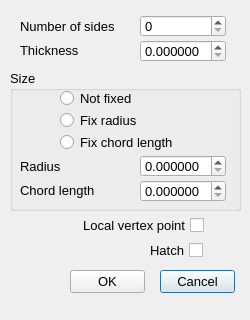
<?xml version="1.0" encoding="UTF-8"?>
<ui version="4.0">
 <class>Polygon_Dialog</class>
 <widget class="QDialog" name="Polygon_Dialog">
  <property name="geometry">
   <rect>
    <x>0</x>
    <y>0</y>
    <width>250</width>
    <height>320</height>
   </rect>
  </property>
  <property name="minimumSize">
   <size>
    <width>250</width>
    <height>320</height>
   </size>
  </property>
  <property name="maximumSize">
   <size>
    <width>250</width>
    <height>320</height>
   </size>
  </property>
  <property name="font">
   <font>
    <pointsize>10</pointsize>
   </font>
  </property>
  <property name="windowTitle">
   <string>Insert regular polygon options</string>
  </property>
  <widget class="QLabel" name="label_9">
   <property name="geometry">
    <rect>
     <x>20</x>
     <y>40</y>
     <width>101</width>
     <height>20</height>
    </rect>
   </property>
   <property name="font">
    <font>
     <pointsize>10</pointsize>
    </font>
   </property>
   <property name="text">
    <string>Thickness</string>
   </property>
  </widget>
  <widget class="QLabel" name="label_8">
   <property name="geometry">
    <rect>
     <x>20</x>
     <y>16</y>
     <width>101</width>
     <height>20</height>
    </rect>
   </property>
   <property name="font">
    <font>
     <pointsize>10</pointsize>
    </font>
   </property>
   <property name="text">
    <string>Number of sides</string>
   </property>
  </widget>
  <widget class="QGroupBox" name="groupBox">
   <property name="geometry">
    <rect>
     <x>10</x>
     <y>70</y>
     <width>231</width>
     <height>141</height>
    </rect>
   </property>
   <property name="title">
    <string>Size</string>
   </property>
   <widget class="QRadioButton" name="_102">
    <property name="geometry">
     <rect>
      <x>50</x>
      <y>20</y>
      <width>151</width>
      <height>17</height>
     </rect>
    </property>
    <property name="layoutDirection">
     <enum>Qt::LeftToRight</enum>
    </property>
    <property name="text">
     <string>Not fixed</string>
    </property>
   </widget>
   <widget class="QRadioButton" name="_103">
    <property name="geometry">
     <rect>
      <x>50</x>
      <y>42</y>
      <width>141</width>
      <height>17</height>
     </rect>
    </property>
    <property name="layoutDirection">
     <enum>Qt::LeftToRight</enum>
    </property>
    <property name="text">
     <string>Fix radius</string>
    </property>
   </widget>
   <widget class="QRadioButton" name="_104">
    <property name="geometry">
     <rect>
      <x>50</x>
      <y>64</y>
      <width>151</width>
      <height>17</height>
     </rect>
    </property>
    <property name="layoutDirection">
     <enum>Qt::LeftToRight</enum>
    </property>
    <property name="text">
     <string>Fix chord length</string>
    </property>
   </widget>
   <widget class="QLabel" name="label_10">
    <property name="geometry">
     <rect>
      <x>10</x>
      <y>110</y>
      <width>101</width>
      <height>20</height>
     </rect>
    </property>
    <property name="font">
     <font>
      <pointsize>10</pointsize>
     </font>
    </property>
    <property name="text">
     <string>Chord length</string>
    </property>
   </widget>
   <widget class="QLabel" name="label_11">
    <property name="geometry">
     <rect>
      <x>10</x>
      <y>86</y>
      <width>101</width>
      <height>20</height>
     </rect>
    </property>
    <property name="font">
     <font>
      <pointsize>10</pointsize>
     </font>
    </property>
    <property name="text">
     <string>Radius</string>
    </property>
   </widget>
   <widget class="RCDoubleSpinBox" name="_105">
    <property name="geometry">
     <rect>
      <x>130</x>
      <y>85</y>
      <width>86</width>
      <height>22</height>
     </rect>
    </property>
    <property name="decimals">
     <number>6</number>
    </property>
    <property name="maximum">
     <double>100000000.000000000000000</double>
    </property>
   </widget>
   <widget class="RCDoubleSpinBox" name="_106">
    <property name="geometry">
     <rect>
      <x>130</x>
      <y>110</y>
      <width>86</width>
      <height>22</height>
     </rect>
    </property>
    <property name="decimals">
     <number>6</number>
    </property>
    <property name="maximum">
     <double>100000000.000000000000000</double>
    </property>
   </widget>
  </widget>
  <widget class="QCheckBox" name="_107">
   <property name="enabled">
    <bool>true</bool>
   </property>
   <property name="geometry">
    <rect>
     <x>23</x>
     <y>215</y>
     <width>181</width>
     <height>21</height>
    </rect>
   </property>
   <property name="layoutDirection">
    <enum>Qt::RightToLeft</enum>
   </property>
   <property name="text">
    <string>Local vertex point</string>
   </property>
   <property name="checkable">
    <bool>true</bool>
   </property>
   <property name="checked">
    <bool>false</bool>
   </property>
   <property name="tristate">
    <bool>false</bool>
   </property>
  </widget>
  <widget class="QCheckBox" name="_108">
   <property name="enabled">
    <bool>true</bool>
   </property>
   <property name="geometry">
    <rect>
     <x>22</x>
     <y>240</y>
     <width>181</width>
     <height>21</height>
    </rect>
   </property>
   <property name="layoutDirection">
    <enum>Qt::RightToLeft</enum>
   </property>
   <property name="text">
    <string>Hatch</string>
   </property>
   <property name="checkable">
    <bool>true</bool>
   </property>
   <property name="checked">
    <bool>false</bool>
   </property>
   <property name="tristate">
    <bool>false</bool>
   </property>
  </widget>
  <widget class="QPushButton" name="_2">
   <property name="geometry">
    <rect>
     <x>160</x>
     <y>270</y>
     <width>75</width>
     <height>23</height>
    </rect>
   </property>
   <property name="text">
    <string>Cancel</string>
   </property>
  </widget>
  <widget class="QPushButton" name="_1">
   <property name="geometry">
    <rect>
     <x>70</x>
     <y>270</y>
     <width>75</width>
     <height>23</height>
    </rect>
   </property>
   <property name="text">
    <string>OK</string>
   </property>
  </widget>
  <widget class="RCIntegerSpinBox" name="_100">
   <property name="geometry">
    <rect>
     <x>140</x>
     <y>15</y>
     <width>86</width>
     <height>22</height>
    </rect>
   </property>
   <property name="maximum">
    <number>10000</number>
   </property>
  </widget>
  <widget class="RCDoubleSpinBox" name="_101">
   <property name="geometry">
    <rect>
     <x>140</x>
     <y>40</y>
     <width>86</width>
     <height>22</height>
    </rect>
   </property>
   <property name="decimals">
    <number>6</number>
   </property>
   <property name="maximum">
    <double>100000000.000000000000000</double>
   </property>
  </widget>
 </widget>
 <customwidgets>
  <customwidget>
   <class>RCDoubleSpinBox</class>
   <extends>QDoubleSpinBox</extends>
   <header>../RealCADQt/source/rcdoublespinbox.h</header>
  </customwidget>
  <customwidget>
   <class>RCIntegerSpinBox</class>
   <extends>QSpinBox</extends>
   <header>../RealCADQt/source/rcintegerspinbox.h</header>
  </customwidget>
 </customwidgets>
 <tabstops>
  <tabstop>_100</tabstop>
  <tabstop>_101</tabstop>
  <tabstop>_102</tabstop>
  <tabstop>_103</tabstop>
  <tabstop>_104</tabstop>
  <tabstop>_105</tabstop>
  <tabstop>_106</tabstop>
  <tabstop>_107</tabstop>
  <tabstop>_108</tabstop>
  <tabstop>_1</tabstop>
  <tabstop>_2</tabstop>
 </tabstops>
 <resources/>
 <connections/>
</ui>
